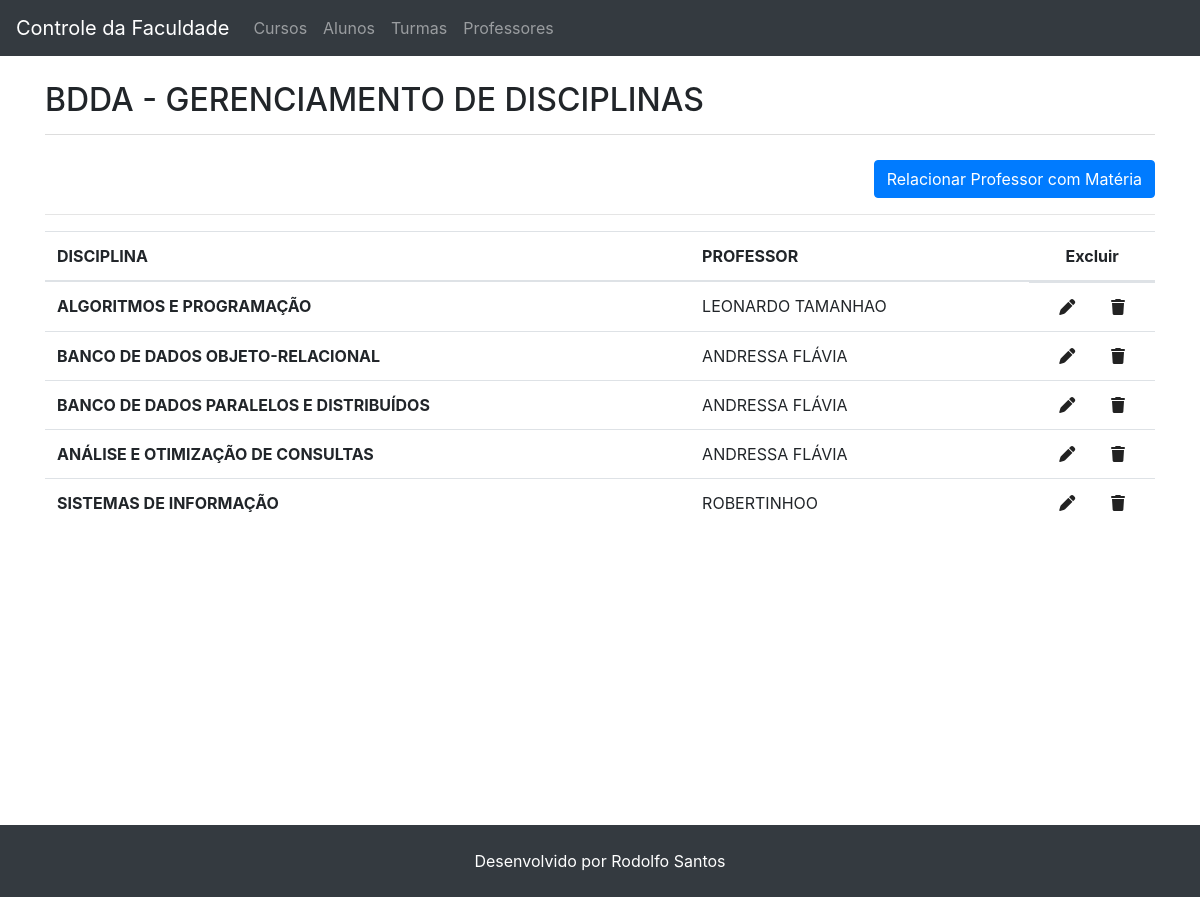
The page /?pagina=relacao_prof&turma=BDDA&curso=BANCO DE DADOS&id_curso=2 on the database its author committed.
### tables this page shows
CREATE TABLE `turma_disc_profe` (
  `ID_TURMA_DISC_PROFE` int(11) NOT NULL,
  `ID_TURMA` varchar(4) NOT NULL,
  `ID_DISCIPLINA` int(11) NOT NULL,
  `ID_PROFESSOR` int(11) NOT NULL
);

CREATE TABLE `disciplinas` (
  `ID_DISCIPLINA` int(11) NOT NULL,
  `NOME_DISCIPLINA` varchar(255) NOT NULL,
  `ID_CURSO` int(11) NOT NULL,
  `CARGA_HORARIA` int(11) NOT NULL,
  `EMENTA` text NOT NULL
);

CREATE TABLE `professor` (
  `ID_PROFESSOR` int(11) NOT NULL,
  `CPF` int(11) NOT NULL,
  `RG` int(11) NOT NULL,
  `NOME_PROFESSOR` varchar(255) NOT NULL,
  `DATA_NASCIMENTO` varchar(255) DEFAULT NULL,
  `TELEFONE` varchar(255) DEFAULT NULL,
  `RUA` varchar(255) DEFAULT NULL,
  `NUMERO` int(11) DEFAULT NULL,
  `BAIRRO` varchar(255) DEFAULT NULL,
  `CIDADE` varchar(255) DEFAULT NULL,
  `UF` varchar(255) DEFAULT NULL
);

### index.php (called while the page is built, shortened)
<?php
include 'header.php';
include 'router/routes.php';
include 'footer.php';

### views/relacao_prof.php (the view, shortened to what this page needs)
<?php
  $ID_TURMA = $_GET['turma'];
  $NOME_CURSO = $_GET['curso'];
  $ID_CURSO = $_GET['id_curso'];
  $query = "SELECT
      TURMA_DISC_PROFE.ID_TURMA_DISC_PROFE,
      TURMA_DISC_PROFE.ID_TURMA,
      TURMA_DISC_PROFE.ID_DISCIPLINA,
      TURMA_DISC_PROFE.ID_PROFESSOR,
      DISCIPLINAS.NOME_DISCIPLINA,
      PROFESSOR.NOME_PROFESSOR
    FROM
      TURMA_DISC_PROFE,
      DISCIPLINAS,
      PROFESSOR
    WHERE
      TURMA_DISC_PROFE.ID_DISCIPLINA = DISCIPLINAS.ID_DISCIPLINA AND
      TURMA_DISC_PROFE.ID_PROFESSOR = PROFESSOR.ID_PROFESSOR AND
      TURMA_DISC_PROFE.ID_TURMA = '$ID_TURMA'";
  $consulta_relacoes = mysqli_query($conexao, $query);
?>
<h1><?php echo $ID_TURMA ?> - Gerenciamento de Disciplinas</h1>
<div class="row">
  <div class="col-12 d-flex justify-content-end">
  <button class="btn btn-primary" type="button" data-toggle="collapse" data-target="#relacionar_professor" aria-expanded="false" aria-controls="relacionar_professor">
    Relacionar Professor com Matéria
  </button>
  </div>
</div>
<hr>
<table class="table table-hover">
  <thead>
    <tr>
      <th scope="col">DISCIPLINA</th>
      <th scope="col">PROFESSOR</th>
      <th scope="col" class="text-center">Excluir</th>
    </tr>
  </thead>
  <tbody>
    <?php
      while($linha = mysqli_fetch_array($consulta_relacoes)) {
        $ID_RELACAO = $linha["ID_TURMA_DISC_PROFE"];
        $NOME_DISCIPLINA = $linha["NOME_DISCIPLINA"];
        $NOME_DISCIPLINA = str_replace(" ", "%20", $NOME_DISCIPLINA);
        $ID_DISCIPLINA = $linha["ID_DISCIPLINA"];
        echo "<tr>";
        echo "<th>".$linha["NOME_DISCIPLINA"]."</th>";
        echo "<td>".$linha["NOME_PROFESSOR"]."</td>";
        echo "<td class='d-flex justify-content-around'>
                <a href='?pagina=relacao_prof_edit&id_relacao=$ID_RELACAO&nome_disciplina=$NOME_DISCIPLINA&id_disciplina=$ID_DISCIPLINA&id_curso=$ID_CURSO&id_turma=$ID_TURMA&nome_curso=$NOME_CURSO'>
                  <i class='fas fa-pen cursor-pointer edit'></i>
                </a>
                <a href='services/delete/relacao_prof.php?relacao_id=$ID_RELACAO'>
                 <i class='fas fa-trash cursor-pointer delete'></i>
                </a>
              </td>";
        echo "<tr>";
      }
    ?>
  </tbody>
</table>

### assets/custom.css (style rules this page uses)
.cursor-pointer { cursor: pointer; }
.delete, .edit { transition: .5s; }
a { color: #222; }
h1 { text-transform: uppercase; margin-top: 25px; margin-bottom: 25px; padding-bottom: 15px; font-size: 2em; border-bottom: 1px solid #ddd; }

### rows shown on the page
turma_disc_profe: ID_DISCIPLINA.NOME_DISCIPLINA "ALGORITMOS E PROGRAMAÇÃO", ID_PROFESSOR.NOME_PROFESSOR "LEONARDO TAMANHAO"
turma_disc_profe: ID_DISCIPLINA.NOME_DISCIPLINA "BANCO DE DADOS OBJETO-RELACIONAL", ID_PROFESSOR.NOME_PROFESSOR "ANDRESSA FLÁVIA"
turma_disc_profe: ID_DISCIPLINA.NOME_DISCIPLINA "BANCO DE DADOS PARALELOS E DISTRIBUÍDOS", ID_PROFESSOR.NOME_PROFESSOR "ANDRESSA FLÁVIA"
turma_disc_profe: ID_DISCIPLINA.NOME_DISCIPLINA "ANÁLISE E OTIMIZAÇÃO DE CONSULTAS", ID_PROFESSOR.NOME_PROFESSOR "ANDRESSA FLÁVIA"
turma_disc_profe: ID_DISCIPLINA.NOME_DISCIPLINA "SISTEMAS DE INFORMAÇÃO", ID_PROFESSOR.NOME_PROFESSOR "ROBERTINHOO"

### other values the page prints
$ID_TURMA "BDDA"
